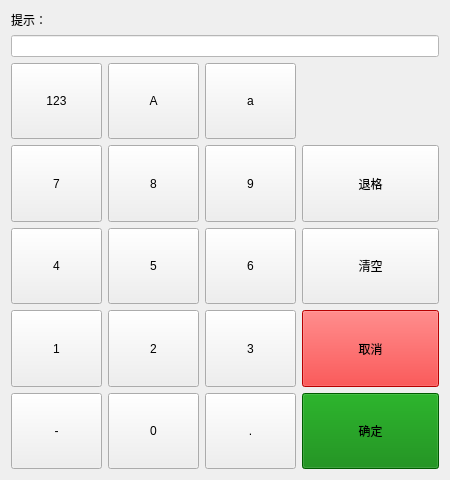
<?xml version="1.0" encoding="UTF-8"?>
<ui version="4.0">
 <class>Keyboard</class>
 <widget class="QDialog" name="Keyboard">
  <property name="geometry">
   <rect>
    <x>0</x>
    <y>0</y>
    <width>450</width>
    <height>480</height>
   </rect>
  </property>
  <property name="windowTitle">
   <string>输入</string>
  </property>
  <layout class="QGridLayout" name="gridLayout_4" columnstretch="2,2,2,3">
   <property name="spacing">
    <number>6</number>
   </property>
   <item row="2" column="0">
    <widget class="QPushButton" name="Number">
     <property name="sizePolicy">
      <sizepolicy hsizetype="Expanding" vsizetype="Expanding">
       <horstretch>0</horstretch>
       <verstretch>0</verstretch>
      </sizepolicy>
     </property>
     <property name="focusPolicy">
      <enum>Qt::NoFocus</enum>
     </property>
     <property name="text">
      <string>123</string>
     </property>
     <property name="checkable">
      <bool>true</bool>
     </property>
    </widget>
   </item>
   <item row="5" column="3">
    <widget class="QPushButton" name="Cancel">
     <property name="sizePolicy">
      <sizepolicy hsizetype="Expanding" vsizetype="Expanding">
       <horstretch>0</horstretch>
       <verstretch>0</verstretch>
      </sizepolicy>
     </property>
     <property name="focusPolicy">
      <enum>Qt::NoFocus</enum>
     </property>
     <property name="styleSheet">
      <string notr="true">background: red;</string>
     </property>
     <property name="text">
      <string>取消</string>
     </property>
     <property name="shortcut">
      <string>Esc</string>
     </property>
    </widget>
   </item>
   <item row="2" column="2">
    <widget class="QPushButton" name="Lower">
     <property name="sizePolicy">
      <sizepolicy hsizetype="Expanding" vsizetype="Expanding">
       <horstretch>0</horstretch>
       <verstretch>0</verstretch>
      </sizepolicy>
     </property>
     <property name="focusPolicy">
      <enum>Qt::NoFocus</enum>
     </property>
     <property name="text">
      <string>a</string>
     </property>
     <property name="checkable">
      <bool>true</bool>
     </property>
    </widget>
   </item>
   <item row="1" column="0" colspan="4">
    <widget class="QLineEdit" name="lineEdit">
     <property name="styleSheet">
      <string notr="true">background: white;</string>
     </property>
    </widget>
   </item>
   <item row="4" column="3">
    <widget class="QPushButton" name="Clear">
     <property name="sizePolicy">
      <sizepolicy hsizetype="Expanding" vsizetype="Expanding">
       <horstretch>0</horstretch>
       <verstretch>0</verstretch>
      </sizepolicy>
     </property>
     <property name="focusPolicy">
      <enum>Qt::NoFocus</enum>
     </property>
     <property name="text">
      <string>清空</string>
     </property>
    </widget>
   </item>
   <item row="3" column="3">
    <widget class="QPushButton" name="Backspace">
     <property name="sizePolicy">
      <sizepolicy hsizetype="Expanding" vsizetype="Expanding">
       <horstretch>0</horstretch>
       <verstretch>0</verstretch>
      </sizepolicy>
     </property>
     <property name="focusPolicy">
      <enum>Qt::NoFocus</enum>
     </property>
     <property name="text">
      <string>退格</string>
     </property>
     <property name="autoRepeat">
      <bool>true</bool>
     </property>
    </widget>
   </item>
   <item row="2" column="1">
    <widget class="QPushButton" name="Cap">
     <property name="sizePolicy">
      <sizepolicy hsizetype="Expanding" vsizetype="Expanding">
       <horstretch>0</horstretch>
       <verstretch>0</verstretch>
      </sizepolicy>
     </property>
     <property name="focusPolicy">
      <enum>Qt::NoFocus</enum>
     </property>
     <property name="text">
      <string>A</string>
     </property>
     <property name="checkable">
      <bool>true</bool>
     </property>
    </widget>
   </item>
   <item row="6" column="3">
    <widget class="QPushButton" name="Enter">
     <property name="sizePolicy">
      <sizepolicy hsizetype="Expanding" vsizetype="Expanding">
       <horstretch>0</horstretch>
       <verstretch>0</verstretch>
      </sizepolicy>
     </property>
     <property name="focusPolicy">
      <enum>Qt::NoFocus</enum>
     </property>
     <property name="styleSheet">
      <string notr="true">background: green;</string>
     </property>
     <property name="text">
      <string>确定</string>
     </property>
     <property name="shortcut">
      <string>Return</string>
     </property>
    </widget>
   </item>
   <item row="3" column="0" rowspan="4" colspan="3">
    <widget class="QStackedWidget" name="stackedWidget">
     <property name="sizePolicy">
      <sizepolicy hsizetype="Expanding" vsizetype="Expanding">
       <horstretch>0</horstretch>
       <verstretch>0</verstretch>
      </sizepolicy>
     </property>
     <property name="lineWidth">
      <number>0</number>
     </property>
     <property name="currentIndex">
      <number>0</number>
     </property>
     <widget class="QWidget" name="page_1">
      <layout class="QGridLayout" name="gridLayout">
       <property name="leftMargin">
        <number>0</number>
       </property>
       <property name="topMargin">
        <number>0</number>
       </property>
       <property name="rightMargin">
        <number>0</number>
       </property>
       <property name="bottomMargin">
        <number>0</number>
       </property>
       <property name="spacing">
        <number>6</number>
       </property>
       <item row="0" column="0">
        <widget class="QPushButton" name="n_7">
         <property name="sizePolicy">
          <sizepolicy hsizetype="Expanding" vsizetype="Expanding">
           <horstretch>0</horstretch>
           <verstretch>0</verstretch>
          </sizepolicy>
         </property>
         <property name="focusPolicy">
          <enum>Qt::NoFocus</enum>
         </property>
         <property name="text">
          <string>7</string>
         </property>
        </widget>
       </item>
       <item row="0" column="1">
        <widget class="QPushButton" name="n_8">
         <property name="sizePolicy">
          <sizepolicy hsizetype="Expanding" vsizetype="Expanding">
           <horstretch>0</horstretch>
           <verstretch>0</verstretch>
          </sizepolicy>
         </property>
         <property name="focusPolicy">
          <enum>Qt::NoFocus</enum>
         </property>
         <property name="text">
          <string>8</string>
         </property>
        </widget>
       </item>
       <item row="0" column="2">
        <widget class="QPushButton" name="n_9">
         <property name="sizePolicy">
          <sizepolicy hsizetype="Expanding" vsizetype="Expanding">
           <horstretch>0</horstretch>
           <verstretch>0</verstretch>
          </sizepolicy>
         </property>
         <property name="focusPolicy">
          <enum>Qt::NoFocus</enum>
         </property>
         <property name="text">
          <string>9</string>
         </property>
        </widget>
       </item>
       <item row="1" column="0">
        <widget class="QPushButton" name="n_4">
         <property name="sizePolicy">
          <sizepolicy hsizetype="Expanding" vsizetype="Expanding">
           <horstretch>0</horstretch>
           <verstretch>0</verstretch>
          </sizepolicy>
         </property>
         <property name="focusPolicy">
          <enum>Qt::NoFocus</enum>
         </property>
         <property name="text">
          <string>4</string>
         </property>
        </widget>
       </item>
       <item row="1" column="1">
        <widget class="QPushButton" name="n_5">
         <property name="sizePolicy">
          <sizepolicy hsizetype="Expanding" vsizetype="Expanding">
           <horstretch>0</horstretch>
           <verstretch>0</verstretch>
          </sizepolicy>
         </property>
         <property name="focusPolicy">
          <enum>Qt::NoFocus</enum>
         </property>
         <property name="text">
          <string>5</string>
         </property>
        </widget>
       </item>
       <item row="1" column="2">
        <widget class="QPushButton" name="n_6">
         <property name="sizePolicy">
          <sizepolicy hsizetype="Expanding" vsizetype="Expanding">
           <horstretch>0</horstretch>
           <verstretch>0</verstretch>
          </sizepolicy>
         </property>
         <property name="focusPolicy">
          <enum>Qt::NoFocus</enum>
         </property>
         <property name="text">
          <string>6</string>
         </property>
        </widget>
       </item>
       <item row="2" column="0">
        <widget class="QPushButton" name="n_1">
         <property name="sizePolicy">
          <sizepolicy hsizetype="Expanding" vsizetype="Expanding">
           <horstretch>0</horstretch>
           <verstretch>0</verstretch>
          </sizepolicy>
         </property>
         <property name="focusPolicy">
          <enum>Qt::NoFocus</enum>
         </property>
         <property name="text">
          <string>1</string>
         </property>
        </widget>
       </item>
       <item row="2" column="1">
        <widget class="QPushButton" name="n_2">
         <property name="sizePolicy">
          <sizepolicy hsizetype="Expanding" vsizetype="Expanding">
           <horstretch>0</horstretch>
           <verstretch>0</verstretch>
          </sizepolicy>
         </property>
         <property name="focusPolicy">
          <enum>Qt::NoFocus</enum>
         </property>
         <property name="text">
          <string>2</string>
         </property>
        </widget>
       </item>
       <item row="2" column="2">
        <widget class="QPushButton" name="n_3">
         <property name="sizePolicy">
          <sizepolicy hsizetype="Expanding" vsizetype="Expanding">
           <horstretch>0</horstretch>
           <verstretch>0</verstretch>
          </sizepolicy>
         </property>
         <property name="focusPolicy">
          <enum>Qt::NoFocus</enum>
         </property>
         <property name="text">
          <string>3</string>
         </property>
        </widget>
       </item>
       <item row="3" column="1">
        <widget class="QPushButton" name="n_0">
         <property name="sizePolicy">
          <sizepolicy hsizetype="Expanding" vsizetype="Expanding">
           <horstretch>0</horstretch>
           <verstretch>0</verstretch>
          </sizepolicy>
         </property>
         <property name="focusPolicy">
          <enum>Qt::NoFocus</enum>
         </property>
         <property name="text">
          <string>0</string>
         </property>
        </widget>
       </item>
       <item row="3" column="2">
        <widget class="QPushButton" name="dot">
         <property name="sizePolicy">
          <sizepolicy hsizetype="Expanding" vsizetype="Expanding">
           <horstretch>0</horstretch>
           <verstretch>0</verstretch>
          </sizepolicy>
         </property>
         <property name="focusPolicy">
          <enum>Qt::NoFocus</enum>
         </property>
         <property name="text">
          <string>.</string>
         </property>
        </widget>
       </item>
       <item row="3" column="0">
        <widget class="QPushButton" name="minus">
         <property name="sizePolicy">
          <sizepolicy hsizetype="Expanding" vsizetype="Expanding">
           <horstretch>0</horstretch>
           <verstretch>0</verstretch>
          </sizepolicy>
         </property>
         <property name="focusPolicy">
          <enum>Qt::NoFocus</enum>
         </property>
         <property name="text">
          <string>-</string>
         </property>
        </widget>
       </item>
      </layout>
     </widget>
     <widget class="QWidget" name="page_2">
      <layout class="QGridLayout" name="gridLayout_2">
       <property name="leftMargin">
        <number>0</number>
       </property>
       <property name="topMargin">
        <number>0</number>
       </property>
       <property name="rightMargin">
        <number>0</number>
       </property>
       <property name="bottomMargin">
        <number>0</number>
       </property>
       <property name="spacing">
        <number>6</number>
       </property>
       <item row="0" column="0">
        <widget class="QPushButton" name="at_C">
         <property name="sizePolicy">
          <sizepolicy hsizetype="Expanding" vsizetype="Expanding">
           <horstretch>0</horstretch>
           <verstretch>0</verstretch>
          </sizepolicy>
         </property>
         <property name="focusPolicy">
          <enum>Qt::NoFocus</enum>
         </property>
         <property name="text">
          <string>@</string>
         </property>
        </widget>
       </item>
       <item row="0" column="1">
        <widget class="QPushButton" name="ABC">
         <property name="sizePolicy">
          <sizepolicy hsizetype="Expanding" vsizetype="Expanding">
           <horstretch>0</horstretch>
           <verstretch>0</verstretch>
          </sizepolicy>
         </property>
         <property name="focusPolicy">
          <enum>Qt::NoFocus</enum>
         </property>
         <property name="text">
          <string>ABC</string>
         </property>
        </widget>
       </item>
       <item row="0" column="2">
        <widget class="QPushButton" name="DEF">
         <property name="sizePolicy">
          <sizepolicy hsizetype="Expanding" vsizetype="Expanding">
           <horstretch>0</horstretch>
           <verstretch>0</verstretch>
          </sizepolicy>
         </property>
         <property name="focusPolicy">
          <enum>Qt::NoFocus</enum>
         </property>
         <property name="text">
          <string>DEF</string>
         </property>
        </widget>
       </item>
       <item row="1" column="0">
        <widget class="QPushButton" name="GHI">
         <property name="sizePolicy">
          <sizepolicy hsizetype="Expanding" vsizetype="Expanding">
           <horstretch>0</horstretch>
           <verstretch>0</verstretch>
          </sizepolicy>
         </property>
         <property name="focusPolicy">
          <enum>Qt::NoFocus</enum>
         </property>
         <property name="text">
          <string>GHI</string>
         </property>
        </widget>
       </item>
       <item row="1" column="1">
        <widget class="QPushButton" name="JKL">
         <property name="sizePolicy">
          <sizepolicy hsizetype="Expanding" vsizetype="Expanding">
           <horstretch>0</horstretch>
           <verstretch>0</verstretch>
          </sizepolicy>
         </property>
         <property name="focusPolicy">
          <enum>Qt::NoFocus</enum>
         </property>
         <property name="text">
          <string>JKL</string>
         </property>
        </widget>
       </item>
       <item row="1" column="2">
        <widget class="QPushButton" name="MNO">
         <property name="sizePolicy">
          <sizepolicy hsizetype="Expanding" vsizetype="Expanding">
           <horstretch>0</horstretch>
           <verstretch>0</verstretch>
          </sizepolicy>
         </property>
         <property name="focusPolicy">
          <enum>Qt::NoFocus</enum>
         </property>
         <property name="text">
          <string>MNO</string>
         </property>
        </widget>
       </item>
       <item row="2" column="0">
        <widget class="QPushButton" name="PQRS">
         <property name="sizePolicy">
          <sizepolicy hsizetype="Expanding" vsizetype="Expanding">
           <horstretch>0</horstretch>
           <verstretch>0</verstretch>
          </sizepolicy>
         </property>
         <property name="focusPolicy">
          <enum>Qt::NoFocus</enum>
         </property>
         <property name="text">
          <string>PQRS</string>
         </property>
        </widget>
       </item>
       <item row="2" column="1">
        <widget class="QPushButton" name="TUV">
         <property name="sizePolicy">
          <sizepolicy hsizetype="Expanding" vsizetype="Expanding">
           <horstretch>0</horstretch>
           <verstretch>0</verstretch>
          </sizepolicy>
         </property>
         <property name="focusPolicy">
          <enum>Qt::NoFocus</enum>
         </property>
         <property name="text">
          <string>TUV</string>
         </property>
        </widget>
       </item>
       <item row="2" column="2">
        <widget class="QPushButton" name="WXYZ">
         <property name="sizePolicy">
          <sizepolicy hsizetype="Expanding" vsizetype="Expanding">
           <horstretch>0</horstretch>
           <verstretch>0</verstretch>
          </sizepolicy>
         </property>
         <property name="focusPolicy">
          <enum>Qt::NoFocus</enum>
         </property>
         <property name="text">
          <string>WXYZ</string>
         </property>
        </widget>
       </item>
       <item row="3" column="0">
        <widget class="QPushButton" name="minus_C">
         <property name="sizePolicy">
          <sizepolicy hsizetype="Expanding" vsizetype="Expanding">
           <horstretch>0</horstretch>
           <verstretch>0</verstretch>
          </sizepolicy>
         </property>
         <property name="focusPolicy">
          <enum>Qt::NoFocus</enum>
         </property>
         <property name="text">
          <string>-</string>
         </property>
        </widget>
       </item>
       <item row="3" column="1">
        <widget class="QPushButton" name="space_C">
         <property name="sizePolicy">
          <sizepolicy hsizetype="Expanding" vsizetype="Expanding">
           <horstretch>0</horstretch>
           <verstretch>0</verstretch>
          </sizepolicy>
         </property>
         <property name="focusPolicy">
          <enum>Qt::NoFocus</enum>
         </property>
         <property name="text">
          <string/>
         </property>
        </widget>
       </item>
       <item row="3" column="2">
        <widget class="QPushButton" name="dot_C">
         <property name="sizePolicy">
          <sizepolicy hsizetype="Expanding" vsizetype="Expanding">
           <horstretch>0</horstretch>
           <verstretch>0</verstretch>
          </sizepolicy>
         </property>
         <property name="focusPolicy">
          <enum>Qt::NoFocus</enum>
         </property>
         <property name="text">
          <string>.</string>
         </property>
        </widget>
       </item>
      </layout>
     </widget>
     <widget class="QWidget" name="page_3">
      <layout class="QGridLayout" name="gridLayout_3">
       <property name="leftMargin">
        <number>0</number>
       </property>
       <property name="topMargin">
        <number>0</number>
       </property>
       <property name="rightMargin">
        <number>0</number>
       </property>
       <property name="bottomMargin">
        <number>0</number>
       </property>
       <property name="spacing">
        <number>6</number>
       </property>
       <item row="0" column="0">
        <widget class="QPushButton" name="at_l">
         <property name="sizePolicy">
          <sizepolicy hsizetype="Expanding" vsizetype="Expanding">
           <horstretch>0</horstretch>
           <verstretch>0</verstretch>
          </sizepolicy>
         </property>
         <property name="focusPolicy">
          <enum>Qt::NoFocus</enum>
         </property>
         <property name="text">
          <string>@</string>
         </property>
        </widget>
       </item>
       <item row="0" column="1">
        <widget class="QPushButton" name="abc">
         <property name="sizePolicy">
          <sizepolicy hsizetype="Expanding" vsizetype="Expanding">
           <horstretch>0</horstretch>
           <verstretch>0</verstretch>
          </sizepolicy>
         </property>
         <property name="focusPolicy">
          <enum>Qt::NoFocus</enum>
         </property>
         <property name="text">
          <string>abc</string>
         </property>
        </widget>
       </item>
       <item row="0" column="2">
        <widget class="QPushButton" name="def">
         <property name="sizePolicy">
          <sizepolicy hsizetype="Expanding" vsizetype="Expanding">
           <horstretch>0</horstretch>
           <verstretch>0</verstretch>
          </sizepolicy>
         </property>
         <property name="focusPolicy">
          <enum>Qt::NoFocus</enum>
         </property>
         <property name="text">
          <string>def</string>
         </property>
        </widget>
       </item>
       <item row="1" column="0">
        <widget class="QPushButton" name="ghi">
         <property name="sizePolicy">
          <sizepolicy hsizetype="Expanding" vsizetype="Expanding">
           <horstretch>0</horstretch>
           <verstretch>0</verstretch>
          </sizepolicy>
         </property>
         <property name="focusPolicy">
          <enum>Qt::NoFocus</enum>
         </property>
         <property name="text">
          <string>ghi</string>
         </property>
        </widget>
       </item>
       <item row="1" column="1">
        <widget class="QPushButton" name="jkl">
         <property name="sizePolicy">
          <sizepolicy hsizetype="Expanding" vsizetype="Expanding">
           <horstretch>0</horstretch>
           <verstretch>0</verstretch>
          </sizepolicy>
         </property>
         <property name="focusPolicy">
          <enum>Qt::NoFocus</enum>
         </property>
         <property name="text">
          <string>jkl</string>
         </property>
        </widget>
       </item>
       <item row="1" column="2">
        <widget class="QPushButton" name="mno">
         <property name="sizePolicy">
          <sizepolicy hsizetype="Expanding" vsizetype="Expanding">
           <horstretch>0</horstretch>
           <verstretch>0</verstretch>
          </sizepolicy>
         </property>
         <property name="focusPolicy">
          <enum>Qt::NoFocus</enum>
         </property>
         <property name="text">
          <string>mno</string>
         </property>
        </widget>
       </item>
       <item row="2" column="0">
        <widget class="QPushButton" name="pqrs">
         <property name="sizePolicy">
          <sizepolicy hsizetype="Expanding" vsizetype="Expanding">
           <horstretch>0</horstretch>
           <verstretch>0</verstretch>
          </sizepolicy>
         </property>
         <property name="focusPolicy">
          <enum>Qt::NoFocus</enum>
         </property>
         <property name="text">
          <string>pqrs</string>
         </property>
        </widget>
       </item>
       <item row="2" column="1">
        <widget class="QPushButton" name="tuv">
         <property name="sizePolicy">
          <sizepolicy hsizetype="Expanding" vsizetype="Expanding">
           <horstretch>0</horstretch>
           <verstretch>0</verstretch>
          </sizepolicy>
         </property>
         <property name="focusPolicy">
          <enum>Qt::NoFocus</enum>
         </property>
         <property name="text">
          <string>tuv</string>
         </property>
        </widget>
       </item>
       <item row="2" column="2">
        <widget class="QPushButton" name="wxyz">
         <property name="sizePolicy">
          <sizepolicy hsizetype="Expanding" vsizetype="Expanding">
           <horstretch>0</horstretch>
           <verstretch>0</verstretch>
          </sizepolicy>
         </property>
         <property name="focusPolicy">
          <enum>Qt::NoFocus</enum>
         </property>
         <property name="text">
          <string>wxyz</string>
         </property>
        </widget>
       </item>
       <item row="3" column="0">
        <widget class="QPushButton" name="minus_l">
         <property name="sizePolicy">
          <sizepolicy hsizetype="Expanding" vsizetype="Expanding">
           <horstretch>0</horstretch>
           <verstretch>0</verstretch>
          </sizepolicy>
         </property>
         <property name="focusPolicy">
          <enum>Qt::NoFocus</enum>
         </property>
         <property name="text">
          <string>-</string>
         </property>
        </widget>
       </item>
       <item row="3" column="1">
        <widget class="QPushButton" name="space_l">
         <property name="sizePolicy">
          <sizepolicy hsizetype="Expanding" vsizetype="Expanding">
           <horstretch>0</horstretch>
           <verstretch>0</verstretch>
          </sizepolicy>
         </property>
         <property name="focusPolicy">
          <enum>Qt::NoFocus</enum>
         </property>
         <property name="text">
          <string/>
         </property>
        </widget>
       </item>
       <item row="3" column="2">
        <widget class="QPushButton" name="dot_l">
         <property name="sizePolicy">
          <sizepolicy hsizetype="Expanding" vsizetype="Expanding">
           <horstretch>0</horstretch>
           <verstretch>0</verstretch>
          </sizepolicy>
         </property>
         <property name="focusPolicy">
          <enum>Qt::NoFocus</enum>
         </property>
         <property name="text">
          <string>.</string>
         </property>
        </widget>
       </item>
      </layout>
     </widget>
    </widget>
   </item>
   <item row="0" column="0" colspan="4">
    <widget class="QWidget" name="w_prompt" native="true">
     <layout class="QHBoxLayout" name="horizontalLayout_3">
      <property name="spacing">
       <number>0</number>
      </property>
      <property name="leftMargin">
       <number>0</number>
      </property>
      <property name="topMargin">
       <number>0</number>
      </property>
      <property name="rightMargin">
       <number>0</number>
      </property>
      <property name="bottomMargin">
       <number>0</number>
      </property>
      <item>
       <widget class="QLabel" name="v_prompt">
        <property name="text">
         <string>提示：</string>
        </property>
       </widget>
      </item>
     </layout>
    </widget>
   </item>
  </layout>
 </widget>
 <tabstops>
  <tabstop>lineEdit</tabstop>
  <tabstop>Number</tabstop>
  <tabstop>Cap</tabstop>
  <tabstop>Lower</tabstop>
  <tabstop>Backspace</tabstop>
  <tabstop>Clear</tabstop>
  <tabstop>Cancel</tabstop>
  <tabstop>Enter</tabstop>
  <tabstop>n_7</tabstop>
  <tabstop>n_8</tabstop>
  <tabstop>n_9</tabstop>
  <tabstop>n_4</tabstop>
  <tabstop>n_5</tabstop>
  <tabstop>n_6</tabstop>
  <tabstop>n_1</tabstop>
  <tabstop>n_2</tabstop>
  <tabstop>n_3</tabstop>
  <tabstop>minus</tabstop>
  <tabstop>n_0</tabstop>
  <tabstop>dot</tabstop>
  <tabstop>at_C</tabstop>
  <tabstop>ABC</tabstop>
  <tabstop>DEF</tabstop>
  <tabstop>GHI</tabstop>
  <tabstop>JKL</tabstop>
  <tabstop>MNO</tabstop>
  <tabstop>PQRS</tabstop>
  <tabstop>TUV</tabstop>
  <tabstop>WXYZ</tabstop>
  <tabstop>minus_C</tabstop>
  <tabstop>space_C</tabstop>
  <tabstop>dot_C</tabstop>
  <tabstop>at_l</tabstop>
  <tabstop>abc</tabstop>
  <tabstop>def</tabstop>
  <tabstop>ghi</tabstop>
  <tabstop>jkl</tabstop>
  <tabstop>mno</tabstop>
  <tabstop>pqrs</tabstop>
  <tabstop>tuv</tabstop>
  <tabstop>wxyz</tabstop>
  <tabstop>minus_l</tabstop>
  <tabstop>space_l</tabstop>
  <tabstop>dot_l</tabstop>
 </tabstops>
 <resources/>
 <connections/>
</ui>
